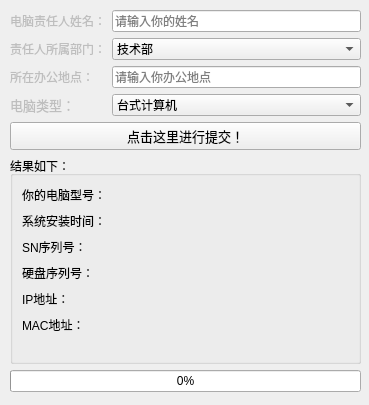
<?xml version="1.0" encoding="UTF-8"?>
<ui version="4.0">
 <class>MainWindow</class>
 <widget class="QMainWindow" name="MainWindow">
  <property name="geometry">
   <rect>
    <x>0</x>
    <y>0</y>
    <width>369</width>
    <height>405</height>
   </rect>
  </property>
  <property name="windowTitle">
   <string>电脑信息采集</string>
  </property>
  <property name="styleSheet">
   <string notr="true">font: 10pt &quot;汉仪正圆-55W&quot;;</string>
  </property>
  <widget class="QWidget" name="centralwidget">
   <widget class="QWidget" name="layoutWidget">
    <property name="geometry">
     <rect>
      <x>10</x>
      <y>10</y>
      <width>351</width>
      <height>382</height>
     </rect>
    </property>
    <layout class="QVBoxLayout" name="verticalLayout_6">
     <item>
      <layout class="QVBoxLayout" name="verticalLayout_3">
       <item>
        <layout class="QHBoxLayout" name="horizontalLayout">
         <item>
          <layout class="QVBoxLayout" name="verticalLayout">
           <item>
            <widget class="QLabel" name="label_6">
             <property name="enabled">
              <bool>false</bool>
             </property>
             <property name="minimumSize">
              <size>
               <width>91</width>
               <height>20</height>
              </size>
             </property>
             <property name="layoutDirection">
              <enum>Qt::RightToLeft</enum>
             </property>
             <property name="text">
              <string>电脑责任人姓名：</string>
             </property>
             <property name="textFormat">
              <enum>Qt::AutoText</enum>
             </property>
             <property name="buddy">
              <cstring>lineEdit_3</cstring>
             </property>
            </widget>
           </item>
           <item>
            <widget class="QLabel" name="label_11">
             <property name="enabled">
              <bool>false</bool>
             </property>
             <property name="minimumSize">
              <size>
               <width>91</width>
               <height>20</height>
              </size>
             </property>
             <property name="layoutDirection">
              <enum>Qt::RightToLeft</enum>
             </property>
             <property name="styleSheet">
              <string notr="true"/>
             </property>
             <property name="text">
              <string>责任人所属部门：</string>
             </property>
             <property name="buddy">
              <cstring>comboBox</cstring>
             </property>
            </widget>
           </item>
           <item>
            <widget class="QLabel" name="label_7">
             <property name="enabled">
              <bool>false</bool>
             </property>
             <property name="minimumSize">
              <size>
               <width>91</width>
               <height>20</height>
              </size>
             </property>
             <property name="layoutDirection">
              <enum>Qt::RightToLeft</enum>
             </property>
             <property name="text">
              <string>所在办公地点：</string>
             </property>
             <property name="buddy">
              <cstring>lineEdit_2</cstring>
             </property>
            </widget>
           </item>
           <item>
            <widget class="QLabel" name="label_12">
             <property name="enabled">
              <bool>false</bool>
             </property>
             <property name="minimumSize">
              <size>
               <width>91</width>
               <height>20</height>
              </size>
             </property>
             <property name="font">
              <font>
               <family>汉仪正圆-55W</family>
               <pointsize>10</pointsize>
               <italic>false</italic>
               <bold>false</bold>
              </font>
             </property>
             <property name="layoutDirection">
              <enum>Qt::RightToLeft</enum>
             </property>
             <property name="styleSheet">
              <string notr="true"/>
             </property>
             <property name="text">
              <string>电脑类型：</string>
             </property>
             <property name="buddy">
              <cstring>comboBox_2</cstring>
             </property>
            </widget>
           </item>
          </layout>
         </item>
         <item>
          <layout class="QVBoxLayout" name="verticalLayout_2">
           <item>
            <widget class="QLineEdit" name="lineEdit_3">
             <property name="toolTip">
              <string>请输入你的姓名</string>
             </property>
             <property name="statusTip">
              <string/>
             </property>
             <property name="whatsThis">
              <string/>
             </property>
             <property name="text">
              <string/>
             </property>
             <property name="placeholderText">
              <string>请输入你的姓名</string>
             </property>
            </widget>
           </item>
           <item>
            <widget class="QComboBox" name="comboBox">
             <property name="toolTip">
              <string>选择你的部门</string>
             </property>
             <item>
              <property name="text">
               <string>技术部</string>
              </property>
             </item>
             <item>
              <property name="text">
               <string>QA</string>
              </property>
             </item>
             <item>
              <property name="text">
               <string>QA</string>
              </property>
             </item>
             <item>
              <property name="text">
               <string>QA</string>
              </property>
             </item>
             <item>
              <property name="text">
               <string>QA</string>
              </property>
             </item>
             <item>
              <property name="text">
               <string>QA</string>
              </property>
             </item>
            </widget>
           </item>
           <item>
            <widget class="QLineEdit" name="lineEdit_2">
             <property name="toolTip">
              <string>例如：YA#2012，办公楼3#301</string>
             </property>
             <property name="placeholderText">
              <string>请输入你办公地点</string>
             </property>
            </widget>
           </item>
           <item>
            <widget class="QComboBox" name="comboBox_2">
             <item>
              <property name="text">
               <string>台式计算机</string>
              </property>
             </item>
             <item>
              <property name="text">
               <string>笔记本电脑</string>
              </property>
             </item>
            </widget>
           </item>
          </layout>
         </item>
        </layout>
       </item>
       <item>
        <widget class="QPushButton" name="pushButton">
         <property name="font">
          <font>
           <family>汉仪正圆-55W</family>
           <pointsize>10</pointsize>
           <italic>false</italic>
           <bold>false</bold>
          </font>
         </property>
         <property name="text">
          <string>点击这里进行提交！</string>
         </property>
        </widget>
       </item>
      </layout>
     </item>
     <item>
      <widget class="QGroupBox" name="groupBox">
       <property name="title">
        <string>结果如下：</string>
       </property>
       <layout class="QFormLayout" name="formLayout">
        <item row="0" column="0">
         <layout class="QVBoxLayout" name="verticalLayout_4">
          <item>
           <widget class="QLabel" name="label">
            <property name="enabled">
             <bool>true</bool>
            </property>
            <property name="minimumSize">
             <size>
              <width>91</width>
              <height>20</height>
             </size>
            </property>
            <property name="text">
             <string>你的电脑型号：</string>
            </property>
            <property name="alignment">
             <set>Qt::AlignLeading|Qt::AlignLeft|Qt::AlignVCenter</set>
            </property>
           </widget>
          </item>
          <item>
           <widget class="QLabel" name="label_2">
            <property name="enabled">
             <bool>true</bool>
            </property>
            <property name="minimumSize">
             <size>
              <width>91</width>
              <height>20</height>
             </size>
            </property>
            <property name="text">
             <string>系统安装时间：</string>
            </property>
            <property name="alignment">
             <set>Qt::AlignLeading|Qt::AlignLeft|Qt::AlignVCenter</set>
            </property>
           </widget>
          </item>
          <item>
           <widget class="QLabel" name="label_10">
            <property name="enabled">
             <bool>true</bool>
            </property>
            <property name="minimumSize">
             <size>
              <width>91</width>
              <height>20</height>
             </size>
            </property>
            <property name="text">
             <string>SN序列号：</string>
            </property>
            <property name="alignment">
             <set>Qt::AlignLeading|Qt::AlignLeft|Qt::AlignVCenter</set>
            </property>
           </widget>
          </item>
          <item>
           <widget class="QLabel" name="label_9">
            <property name="enabled">
             <bool>true</bool>
            </property>
            <property name="minimumSize">
             <size>
              <width>91</width>
              <height>20</height>
             </size>
            </property>
            <property name="text">
             <string>硬盘序列号：</string>
            </property>
            <property name="alignment">
             <set>Qt::AlignLeading|Qt::AlignLeft|Qt::AlignVCenter</set>
            </property>
           </widget>
          </item>
          <item>
           <widget class="QLabel" name="label_3">
            <property name="enabled">
             <bool>true</bool>
            </property>
            <property name="minimumSize">
             <size>
              <width>91</width>
              <height>20</height>
             </size>
            </property>
            <property name="text">
             <string>IP地址：</string>
            </property>
            <property name="alignment">
             <set>Qt::AlignLeading|Qt::AlignLeft|Qt::AlignVCenter</set>
            </property>
           </widget>
          </item>
          <item>
           <widget class="QLabel" name="label_4">
            <property name="enabled">
             <bool>true</bool>
            </property>
            <property name="minimumSize">
             <size>
              <width>91</width>
              <height>20</height>
             </size>
            </property>
            <property name="text">
             <string>MAC地址：</string>
            </property>
            <property name="alignment">
             <set>Qt::AlignLeading|Qt::AlignLeft|Qt::AlignVCenter</set>
            </property>
           </widget>
          </item>
         </layout>
        </item>
        <item row="0" column="1">
         <layout class="QVBoxLayout" name="verticalLayout_5">
          <item>
           <widget class="QLabel" name="label_5">
            <property name="text">
             <string/>
            </property>
           </widget>
          </item>
          <item>
           <widget class="QLabel" name="label_8">
            <property name="text">
             <string/>
            </property>
           </widget>
          </item>
          <item>
           <widget class="QLabel" name="label_13">
            <property name="text">
             <string/>
            </property>
           </widget>
          </item>
          <item>
           <widget class="QLabel" name="label_14">
            <property name="text">
             <string/>
            </property>
           </widget>
          </item>
          <item>
           <widget class="QLabel" name="label_15">
            <property name="text">
             <string/>
            </property>
           </widget>
          </item>
          <item>
           <widget class="QLabel" name="label_16">
            <property name="text">
             <string/>
            </property>
           </widget>
          </item>
         </layout>
        </item>
       </layout>
      </widget>
     </item>
     <item>
      <widget class="QProgressBar" name="progressBar">
       <property name="value">
        <number>0</number>
       </property>
      </widget>
     </item>
    </layout>
   </widget>
  </widget>
 </widget>
 <resources/>
 <connections/>
</ui>
